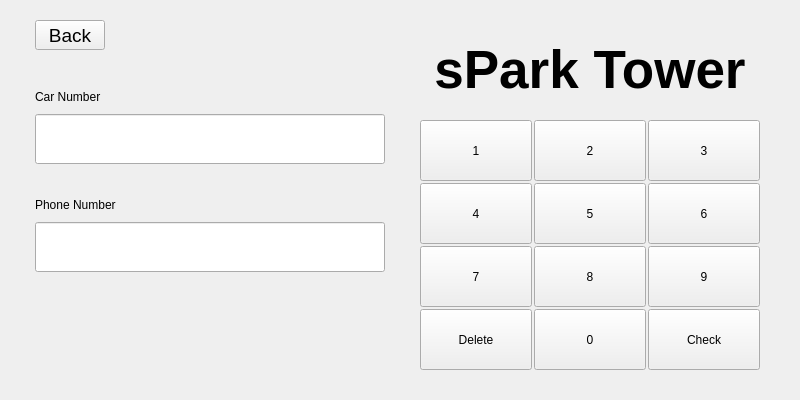
<?xml version="1.0" encoding="UTF-8"?>
<ui version="4.0">
 <class>UserMode</class>
 <widget class="QWidget" name="UserMode">
  <property name="geometry">
   <rect>
    <x>0</x>
    <y>0</y>
    <width>800</width>
    <height>400</height>
   </rect>
  </property>
  <property name="windowTitle">
   <string>Form</string>
  </property>
  <layout class="QVBoxLayout" name="verticalLayout_3">
   <item>
    <widget class="QStackedWidget" name="stackedWidget">
     <widget class="QWidget" name="page">
      <layout class="QHBoxLayout" name="horizontalLayout">
       <item>
        <layout class="QGridLayout" name="gridLayout_2" rowstretch="0" columnstretch="0,0">
         <property name="spacing">
          <number>0</number>
         </property>
         <item row="0" column="1">
          <layout class="QVBoxLayout" name="verticalLayout">
           <item>
            <layout class="QHBoxLayout" name="horizontalLayout_3">
             <property name="topMargin">
              <number>20</number>
             </property>
             <property name="bottomMargin">
              <number>20</number>
             </property>
             <item>
              <widget class="QLabel" name="label_2">
               <property name="sizePolicy">
                <sizepolicy hsizetype="Preferred" vsizetype="Preferred">
                 <horstretch>0</horstretch>
                 <verstretch>0</verstretch>
                </sizepolicy>
               </property>
               <property name="minimumSize">
                <size>
                 <width>0</width>
                 <height>0</height>
                </size>
               </property>
               <property name="font">
                <font>
                 <pointsize>40</pointsize>
                 <weight>75</weight>
                 <bold>true</bold>
                </font>
               </property>
               <property name="layoutDirection">
                <enum>Qt::LeftToRight</enum>
               </property>
               <property name="text">
                <string>sPark Tower</string>
               </property>
               <property name="alignment">
                <set>Qt::AlignCenter</set>
               </property>
              </widget>
             </item>
            </layout>
           </item>
           <item>
            <layout class="QGridLayout" name="gridLayout" rowstretch="0,0,0,0">
             <property name="leftMargin">
              <number>20</number>
             </property>
             <property name="rightMargin">
              <number>20</number>
             </property>
             <property name="bottomMargin">
              <number>10</number>
             </property>
             <property name="spacing">
              <number>2</number>
             </property>
             <item row="0" column="1">
              <widget class="QPushButton" name="Button2">
               <property name="sizePolicy">
                <sizepolicy hsizetype="Expanding" vsizetype="Expanding">
                 <horstretch>0</horstretch>
                 <verstretch>0</verstretch>
                </sizepolicy>
               </property>
               <property name="minimumSize">
                <size>
                 <width>20</width>
                 <height>0</height>
                </size>
               </property>
               <property name="text">
                <string>2</string>
               </property>
              </widget>
             </item>
             <item row="2" column="2">
              <widget class="QPushButton" name="Button9">
               <property name="sizePolicy">
                <sizepolicy hsizetype="Expanding" vsizetype="Expanding">
                 <horstretch>0</horstretch>
                 <verstretch>0</verstretch>
                </sizepolicy>
               </property>
               <property name="minimumSize">
                <size>
                 <width>20</width>
                 <height>0</height>
                </size>
               </property>
               <property name="text">
                <string>9</string>
               </property>
              </widget>
             </item>
             <item row="1" column="1">
              <widget class="QPushButton" name="Button5">
               <property name="sizePolicy">
                <sizepolicy hsizetype="Expanding" vsizetype="Expanding">
                 <horstretch>0</horstretch>
                 <verstretch>0</verstretch>
                </sizepolicy>
               </property>
               <property name="minimumSize">
                <size>
                 <width>20</width>
                 <height>0</height>
                </size>
               </property>
               <property name="text">
                <string>5</string>
               </property>
              </widget>
             </item>
             <item row="3" column="1">
              <widget class="QPushButton" name="Button0_Del">
               <property name="sizePolicy">
                <sizepolicy hsizetype="Expanding" vsizetype="Expanding">
                 <horstretch>0</horstretch>
                 <verstretch>0</verstretch>
                </sizepolicy>
               </property>
               <property name="minimumSize">
                <size>
                 <width>20</width>
                 <height>0</height>
                </size>
               </property>
               <property name="text">
                <string>0</string>
               </property>
              </widget>
             </item>
             <item row="2" column="1">
              <widget class="QPushButton" name="Button8">
               <property name="sizePolicy">
                <sizepolicy hsizetype="Expanding" vsizetype="Expanding">
                 <horstretch>0</horstretch>
                 <verstretch>0</verstretch>
                </sizepolicy>
               </property>
               <property name="minimumSize">
                <size>
                 <width>20</width>
                 <height>0</height>
                </size>
               </property>
               <property name="text">
                <string>8</string>
               </property>
              </widget>
             </item>
             <item row="0" column="2">
              <widget class="QPushButton" name="Button3">
               <property name="sizePolicy">
                <sizepolicy hsizetype="Expanding" vsizetype="Expanding">
                 <horstretch>0</horstretch>
                 <verstretch>0</verstretch>
                </sizepolicy>
               </property>
               <property name="minimumSize">
                <size>
                 <width>20</width>
                 <height>0</height>
                </size>
               </property>
               <property name="text">
                <string>3</string>
               </property>
              </widget>
             </item>
             <item row="0" column="0">
              <widget class="QPushButton" name="Button1">
               <property name="sizePolicy">
                <sizepolicy hsizetype="Expanding" vsizetype="Expanding">
                 <horstretch>0</horstretch>
                 <verstretch>0</verstretch>
                </sizepolicy>
               </property>
               <property name="minimumSize">
                <size>
                 <width>20</width>
                 <height>0</height>
                </size>
               </property>
               <property name="text">
                <string>1</string>
               </property>
              </widget>
             </item>
             <item row="2" column="0">
              <widget class="QPushButton" name="Button7">
               <property name="sizePolicy">
                <sizepolicy hsizetype="Expanding" vsizetype="Expanding">
                 <horstretch>0</horstretch>
                 <verstretch>0</verstretch>
                </sizepolicy>
               </property>
               <property name="minimumSize">
                <size>
                 <width>20</width>
                 <height>0</height>
                </size>
               </property>
               <property name="text">
                <string>7</string>
               </property>
              </widget>
             </item>
             <item row="1" column="2">
              <widget class="QPushButton" name="Button6">
               <property name="sizePolicy">
                <sizepolicy hsizetype="Expanding" vsizetype="Expanding">
                 <horstretch>0</horstretch>
                 <verstretch>0</verstretch>
                </sizepolicy>
               </property>
               <property name="minimumSize">
                <size>
                 <width>20</width>
                 <height>0</height>
                </size>
               </property>
               <property name="text">
                <string>6</string>
               </property>
              </widget>
             </item>
             <item row="3" column="0">
              <widget class="QPushButton" name="Button0">
               <property name="sizePolicy">
                <sizepolicy hsizetype="Expanding" vsizetype="Expanding">
                 <horstretch>0</horstretch>
                 <verstretch>0</verstretch>
                </sizepolicy>
               </property>
               <property name="minimumSize">
                <size>
                 <width>20</width>
                 <height>0</height>
                </size>
               </property>
               <property name="text">
                <string>Delete</string>
               </property>
              </widget>
             </item>
             <item row="1" column="0">
              <widget class="QPushButton" name="Button4">
               <property name="sizePolicy">
                <sizepolicy hsizetype="Expanding" vsizetype="Expanding">
                 <horstretch>0</horstretch>
                 <verstretch>0</verstretch>
                </sizepolicy>
               </property>
               <property name="minimumSize">
                <size>
                 <width>20</width>
                 <height>0</height>
                </size>
               </property>
               <property name="text">
                <string>4</string>
               </property>
              </widget>
             </item>
             <item row="3" column="2">
              <widget class="QPushButton" name="Button0_Che">
               <property name="sizePolicy">
                <sizepolicy hsizetype="Expanding" vsizetype="Expanding">
                 <horstretch>0</horstretch>
                 <verstretch>0</verstretch>
                </sizepolicy>
               </property>
               <property name="minimumSize">
                <size>
                 <width>20</width>
                 <height>0</height>
                </size>
               </property>
               <property name="text">
                <string>Check</string>
               </property>
              </widget>
             </item>
            </layout>
           </item>
          </layout>
         </item>
         <item row="0" column="0">
          <layout class="QVBoxLayout" name="verticalLayout_2" stretch="1,0,0,0">
           <property name="spacing">
            <number>0</number>
           </property>
           <item>
            <layout class="QHBoxLayout" name="horizontalLayout_4">
             <property name="spacing">
              <number>0</number>
             </property>
             <property name="leftMargin">
              <number>15</number>
             </property>
             <item>
              <widget class="QPushButton" name="back_button">
               <property name="sizePolicy">
                <sizepolicy hsizetype="Maximum" vsizetype="Fixed">
                 <horstretch>0</horstretch>
                 <verstretch>0</verstretch>
                </sizepolicy>
               </property>
               <property name="maximumSize">
                <size>
                 <width>70</width>
                 <height>30</height>
                </size>
               </property>
               <property name="font">
                <font>
                 <pointsize>14</pointsize>
                </font>
               </property>
               <property name="text">
                <string>Back</string>
               </property>
              </widget>
             </item>
             <item>
              <spacer name="horizontalSpacer">
               <property name="orientation">
                <enum>Qt::Horizontal</enum>
               </property>
               <property name="sizeHint" stdset="0">
                <size>
                 <width>40</width>
                 <height>0</height>
                </size>
               </property>
              </spacer>
             </item>
            </layout>
           </item>
           <item>
            <layout class="QVBoxLayout" name="verticalLayout_4">
             <property name="spacing">
              <number>10</number>
             </property>
             <property name="leftMargin">
              <number>15</number>
             </property>
             <property name="topMargin">
              <number>0</number>
             </property>
             <property name="rightMargin">
              <number>15</number>
             </property>
             <item>
              <spacer name="verticalSpacer_2">
               <property name="orientation">
                <enum>Qt::Vertical</enum>
               </property>
               <property name="sizeHint" stdset="0">
                <size>
                 <width>20</width>
                 <height>40</height>
                </size>
               </property>
              </spacer>
             </item>
             <item>
              <widget class="QLabel" name="label_3">
               <property name="maximumSize">
                <size>
                 <width>500</width>
                 <height>20</height>
                </size>
               </property>
               <property name="text">
                <string>Car Number</string>
               </property>
              </widget>
             </item>
             <item>
              <widget class="QLineEdit" name="lineEdit">
               <property name="sizePolicy">
                <sizepolicy hsizetype="Minimum" vsizetype="Fixed">
                 <horstretch>0</horstretch>
                 <verstretch>0</verstretch>
                </sizepolicy>
               </property>
               <property name="minimumSize">
                <size>
                 <width>50</width>
                 <height>50</height>
                </size>
               </property>
              </widget>
             </item>
            </layout>
           </item>
           <item>
            <layout class="QVBoxLayout" name="verticalLayout_9">
             <property name="spacing">
              <number>10</number>
             </property>
             <property name="leftMargin">
              <number>15</number>
             </property>
             <property name="topMargin">
              <number>0</number>
             </property>
             <property name="rightMargin">
              <number>15</number>
             </property>
             <property name="bottomMargin">
              <number>0</number>
             </property>
             <item>
              <spacer name="verticalSpacer_3">
               <property name="orientation">
                <enum>Qt::Vertical</enum>
               </property>
               <property name="sizeHint" stdset="0">
                <size>
                 <width>20</width>
                 <height>15</height>
                </size>
               </property>
              </spacer>
             </item>
             <item>
              <widget class="QLabel" name="label_4">
               <property name="maximumSize">
                <size>
                 <width>500</width>
                 <height>20</height>
                </size>
               </property>
               <property name="text">
                <string>Phone Number</string>
               </property>
              </widget>
             </item>
             <item>
              <widget class="QLineEdit" name="lineEdit_2">
               <property name="sizePolicy">
                <sizepolicy hsizetype="Minimum" vsizetype="Fixed">
                 <horstretch>0</horstretch>
                 <verstretch>0</verstretch>
                </sizepolicy>
               </property>
               <property name="minimumSize">
                <size>
                 <width>50</width>
                 <height>50</height>
                </size>
               </property>
              </widget>
             </item>
            </layout>
           </item>
           <item>
            <layout class="QVBoxLayout" name="verticalLayout_12">
             <property name="topMargin">
              <number>0</number>
             </property>
             <property name="bottomMargin">
              <number>0</number>
             </property>
             <item>
              <spacer name="verticalSpacer">
               <property name="orientation">
                <enum>Qt::Vertical</enum>
               </property>
               <property name="sizeHint" stdset="0">
                <size>
                 <width>20</width>
                 <height>80</height>
                </size>
               </property>
              </spacer>
             </item>
            </layout>
           </item>
          </layout>
         </item>
        </layout>
       </item>
      </layout>
     </widget>
    </widget>
   </item>
  </layout>
 </widget>
 <resources/>
 <connections/>
</ui>
